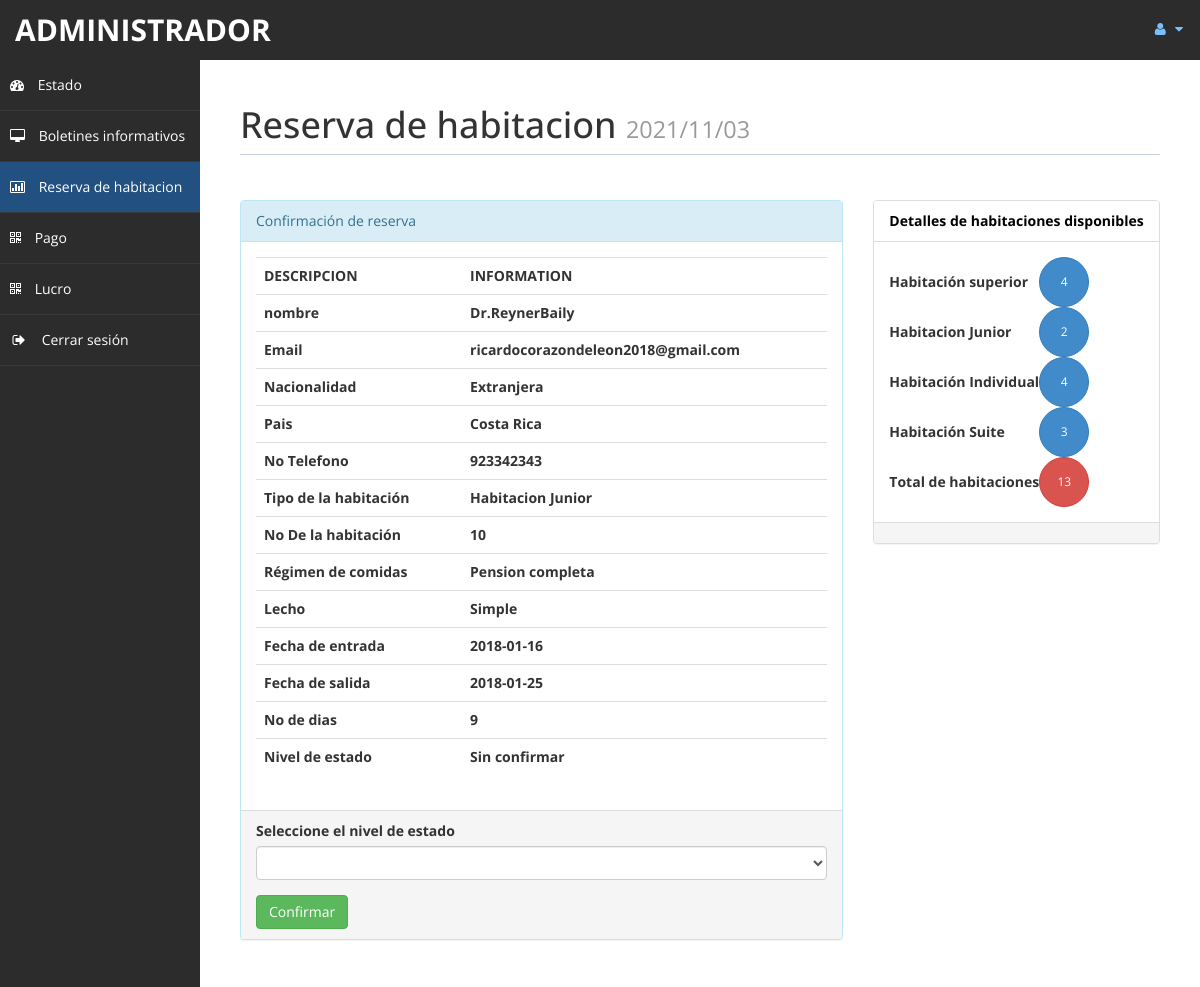
Screenshot of /admin/roombook.php?rid=2 (signed in) with the database file from the repository.
### tables this page shows
CREATE TABLE `reservas` (
  `id` int(10) UNSIGNED NOT NULL,
  `id_cliente` int(10) UNSIGNED NOT NULL,
  `nro_habitacion` int(10) UNSIGNED NOT NULL,
  `comidas` varchar(30) DEFAULT NULL,
  `fecha_entrada` date DEFAULT NULL,
  `fecha_salida` date DEFAULT NULL,
  `estado` varchar(15) DEFAULT NULL,
  `cant_dias` int(11) DEFAULT NULL,
  
  CONSTRAINT PRIMARY KEY (`id`)
  

);

CREATE TABLE `clientes` (
  `id` int(10) UNSIGNED NOT NULL,
  `trato` varchar(5) DEFAULT NULL,
  `nombres` text,
  `apellidos` text,
  `email` varchar(200) DEFAULT NULL,
  `nacionalidad` varchar(50) DEFAULT NULL,
  `pais` varchar(40) DEFAULT NULL,
  `telef` text,
  
  CONSTRAINT PRIMARY KEY (`id`)
);

CREATE TABLE `habitaciones` (
  `id` int(10) UNSIGNED NOT NULL,                
  `tipo_habitacion` varchar(30) DEFAULT NULL,
  `tipo_cama` varchar(20) DEFAULT NULL,
  `estado_hab` varchar(20) DEFAULT NULL,

  CONSTRAINT PRIMARY KEY (`id`)

);

### admin/roombook.php (the view, shortened to what this page needs)
<?php
	if(!isset($_GET["rid"])) {
		header("location:index.php");
	}
	else {
		$curdate=date("Y/m/d");
		include ('db.php');
		$id = $_GET['rid'];
		$sql = "SELECT R.*, C.*, H.* FROM `reservas` R INNER JOIN `clientes` C ON R.id_cliente = C.id INNER JOIN `habitaciones` H on R.nro_habitacion = H.id where R.id = '$id'";
		$re = mysqli_query($con,$sql);
		while($row=mysqli_fetch_array($re)){
			$title = $row['trato'];
			$fname = $row['nombres'];
			$lname = $row['apellidos'];
			$email = $row['email'];
			$nat = $row['nacionalidad'];
			$country = $row['pais'];
			$Phone = $row['telef'];
			$troom = $row['tipo_habitacion'];
			$nroom = $row['nro_habitacion'];
			$bed = $row['tipo_cama'];
			$meal = $row['comidas'];
			$cin = $row['fecha_entrada'];
			$cout = $row['fecha_salida'];
			$sta = $row['estado'];
			$days = $row['cant_dias'];
		}
	}
?>
<!DOCTYPE html>
<html xmlns="http://www.w3.org/1999/xhtml">
<head>
    <link href="assets/css/bootstrap.css" rel="stylesheet" />
    <link href="assets/css/font-awesome.css" rel="stylesheet" />
    <link href="assets/js/morris/morris-0.4.3.min.css" rel="stylesheet" />
    <link href="assets/css/custom-styles.css" rel="stylesheet" />
</head>
<body>
    <div id="wrapper">
        <nav class="navbar navbar-default top-navbar" role="navigation">
            <div class="navbar-header">
                <a class="navbar-brand" href="home.php"> <?php echo $_SESSION["user"]; ?> </a>
            </div>
            <ul class="nav navbar-top-links navbar-right">
                <li class="dropdown">
                    <a class="dropdown-toggle" data-toggle="dropdown" href="#" aria-expanded="false">
                        <i class="fa fa-user fa-fw"></i> <i class="fa fa-caret-down"></i>
                    </a>
                </li>
            </ul>
        </nav>
        <nav class="navbar-default navbar-side" role="navigation">
            <div class="sidebar-collapse">
                <ul class="nav" id="main-menu">
                    <li>
                        <a  href="home.php"><i class="fa fa-dashboard"></i> Estado</a>
                    </li>
                    <li>
                        <a href="messages.php"><i class="fa fa-desktop"></i> Boletines informativos</a>
                    </li>
					<li>
                        <a class="active-menu" href="roombook.php"><i class="fa fa-bar-chart-o"></i> Reserva de habitacion</a>
                    </li>
                    <li>
                        <a href="payment.php"><i class="fa fa-qrcode"></i> Pago</a>
                    </li>
					<li>
                        <a  href="profit.php"><i class="fa fa-qrcode"></i> Lucro</a>
                    </li>
                    <li>
                        <a href="logout.php"><i class="fa fa-sign-out fa-fw"></i> Cerrar sesión</a>
                    </li>
                </ul>
            </div>
        </nav>
        <div id="page-wrapper">
            <div id="page-inner">
                <div class="row">
                    <div class="col-md-12">
                        <h1 class="page-header">
                            Reserva de habitacion <small><?php echo  $curdate; ?> </small>
                        </h1>
                    </div>
					<div class="col-md-8 col-sm-8">
						<div class="panel panel-info">
							<div class="panel-heading">Confirmación de reserva </div>
							<div class="panel-body">
								<div class="table-responsive">
									<table class="table">
										<tr>
											<th>DESCRIPCION</th>
											<th>INFORMATION</th>
										</tr>
										<tr>
											<th>nombre</th>
											<th><?php echo $title.$fname.$lname; ?> </th>
										</tr>
										<tr>
											<th>Email</th>
											<th><?php echo $email; ?> </th>
										</tr>
										<tr>
											<th>Nacionalidad </th>
											<th><?php echo $nat; ?></th>
										</tr>
										<tr>
											<th>Pais </th>
											<th><?php echo $country;  ?></th>
										</tr>
										<tr>
											<th> No Telefono</th>
											<th><?php echo $Phone; ?></th>
										</tr>
										<tr>
											<th>Tipo de la habitación</th>
											<th><?php echo $troom; ?></th>
										</tr>
										<tr>
											<th>No 	De la habitación </th>
											<th><?php echo $nroom; ?></th>
										</tr>
										<tr>
											<th>Régimen de comidas </th>
											<th><?php echo $meal; ?></th>
										</tr>
										<tr>
											<th>Lecho </th>
											<th><?php echo $bed; ?></th>
										</tr>
										<tr>
											<th>Fecha de entrada</th>
											<th><?php echo $cin; ?></th>
										</tr>
										<tr>
											<th>Fecha de salida</th>
											<th><?php echo $cout; ?></th>
										</tr>
										<tr>
											<th>No de dias</th>
											<th><?php echo $days; ?></th>
										</tr>
										<tr>
											<th>Nivel de estado</th>
											<th><?php echo $sta; ?></th>
										</tr>
									</table>
								</div>
							</div>
							<div class="panel-footer">
								<form method="post">
									<div class="form-group">
										<label>Seleccione el nivel de estado</label>
										<select name="conf"class="form-control">
											<option value selected>	</option>
											<option value="Confirmar">Confirmar Reserva</option>
										</select>
									</div>
									<input type="submit" name="co" value="Confirmar" class="btn btn-success">
								</form>
							</div>
						</div>
					</div>
					<?php
						$rsql = "SELECT * FROM `habitaciones`";
						$rre= mysqli_query($con,$rsql);
						$r =0 ;
						$sc =0;
						$gh = 0;
						$sr = 0;
						$dr = 0;
						while( $rrow=mysqli_fetch_array($rre) ){
							$r = $r + 1;
							$s = $rrow['tipo_habitacion'];
							if($s=="Habitacion Superior"){
								$sc = $sc+ 1;
							}
							if($s=="Habitacion Junior"){
								$gh = $gh + 1;
							}
							if($s=="Habitacion Individual"){
								$sr = $sr + 1;
							}
							if($s=="Habitacion Suite"){
								$dr = $dr + 1;
							}
						}
					?>
					<?php
						$csql = "SELECT H.tipo_habitacion FROM `pagos` P INNER JOIN `reservas` R ON P.id_reserva = R.id INNER JOIN `habitaciones` H ON H.id = R.nro_habitacion;";
						$cre= mysqli_query($con, $csql);
						$cr =0 ;
						$csc =0;
						$cgh = 0;
						$csr = 0;
						$cdr = 0;
						while($crow=mysqli_fetch_array($cre)){
							$cr = $cr + 1;
							$cs = $crow['tipo_habitacion'];
							if($cs=="Habitacion Junior" ){
								$cgh = $cgh + 1;
							}
							if($cs=="Habitacion Suite" ){
								$cdr = $cdr + 1;
							}
						}
					?>
					<div class="col-md-4 col-sm-4">
						<div class="panel panel-default">
							<div class="panel-heading">	Detalles de habitaciones disponibles</div>
							<div class="panel-body">
								<table width="200px">
									<tr>
										<td><b>Habitación superior</b></td>
										<td><button type="button" class="btn btn-primary btn-circle">
										<?php
											$f1 =$sc - $csc;
											if($f1 <=0 ){
												$f1 = "NO";
												echo $f1;
											}
											else{
												echo $f1;
											}
										?> </button></td>
									</tr>
									<tr>
										<td><b>Habitacion Junior</b>	 </td>
										<td><button type="button" class="btn btn-primary btn-circle">
										<?php
											$f2 =  $gh -$cgh;
											if($f2 <=0 ){
												$f2 = "NO";
												echo $f2;
											}
											else{
												echo $f2;
											}
										?> </button></td>
									</tr>
									<tr>
										<td><b>Habitación Individual</b></td>
										<td><button type="button" class="btn btn-primary btn-circle">
										<?php
											$f3 =$sr - $csr;
											if($f3 <=0 ){
												$f3 = "NO";
												echo $f3;
											}
											else{
												echo $f3;
											}
										?> </button></td>
									</tr>
									<tr>
										<td><b>Habitación Suite</b>	 </td>
										<td><button type="button" class="btn btn-primary btn-circle">
										<?php
											$f4 =$dr - $cdr;
											if($f4 <=0 ){
												$f4 = "NO";
												echo $f4;
											}
											else{
												echo $f4;
											}
										?> </button></td>
									</tr>
									<tr>
										<td><b>Total de habitaciones</b> </td>
										<td> <button type="button" class="btn btn-danger btn-circle">
										<?php
											$f5 =$r-$cr;
											if($f5 <=0 ){
												$f5 = "NO";
												echo $f5;
											}
											else{
												echo $f5;
											}
										?></button></td>
									</tr>
								</table>
							</div>
							<div class="panel-footer"></div>
						</div>
					</div>
                </div>
         	</div>
        </div>
    </div>
</body>
</html>

### admin/assets/css/custom-styles.css (style rules this page uses)
body { font-family: 'Open Sans', sans-serif; }
#wrapper { width: 100%; background: #2c2c2c; }
#page-wrapper { padding: 15px 15px; min-height: 600px; background:#fff; }
#page-inner { width:100%; margin:10px 20px 10px 0px; background-color:transparent; padding:10px; min-height:1200px; }
h1, .h1, h2, .h2, h3, .h3 { margin-top: 7px; margin-bottom: -5px; }
.page-header { padding-bottom: 9px; margin: 10px 0 45px; border-bottom: 1px solid #C7D1DD; }
.panel-default > .panel-heading { color: #000; background-color: #FFFFFF; border-color: #ddd; font-weight:bold; }
.top-navbar { margin:0px; }
.top-navbar .navbar-brand { color: #fff; width: 200px; text-align: left; height: 60px; font-size: 30px; font-weight: 700; text-transform: uppercase; line-height: 30px; }
.top-navbar .nav > li { position: relative; display: inline-block; }
.top-navbar .nav > li > a { position: relative; display: block; padding: 19px 15px; color: #77C0FD; }
.active-menu { background-color:#225081!important; }
.sidebar-collapse , .sidebar-collapse .nav { background:none; }
.sidebar-collapse .nav { padding:0; }
.sidebar-collapse .nav > li > a { color:#fff; background:transparent; text-shadow:none; }
.sidebar-collapse > .nav > li > a { padding:15px 10px; }
.sidebar-collapse > .nav > li { border-bottom: 1px solid rgba(107, 108, 109, 0.19); }
.navbar-side { border:none; background-color: transparent; }
.top-navbar { background: #2c2c2c; border-bottom:none; }
.top-navbar .nav > li > a > i { margin-right: 2px; }
.navbar-default { border:0px solid black; }
.navbar-header { background: #2c2c2c; }
.nav > li > a > i { margin-right:10px; }
.btn-circle { width: 50px; height: 50px; padding: 6px 0; -webkit-border-radius: 25px; -moz-border-radius: 25px; border-radius: 25px; text-align: center; font-size: 12px; line-height: 1.428571429; }
@media (min-width:768px) { #page-wrapper { margin: 0 0 0 200px; padding: 15px 30px; min-height: 1200px; } }
@media (min-width:768px) { .navbar-side { z-index: 1; position: absolute; width: 200px; } }
@media (min-width:768px) { .navbar { border-radius: 0px; } }

### rows the page displays
reservas: id_cliente.trato "Dr.", id_cliente.nombres "Reyner", id_cliente.apellidos "Baily", id_cliente.email "ricardocorazondeleon2018@gmail.com", id_cliente.nacionalidad "Extranjera", id_cliente.pais "Costa Rica", id_cliente.telef "923342343", habitaciones.tipo_habitacion "Habitacion Junior", nro_habitacion "10", comidas "Pension completa", habitaciones.tipo_cama "Simple", fecha_entrada "2018-01-16", fecha_salida "2018-01-25", cant_dias "9", estado "Sin confirmar"

### other values shown
$_SESSION["user"] "ADMINISTRADOR"
$f1 "4"
$f2 "2"
$f3 "4"
$f4 "3"
$f5 "13"
